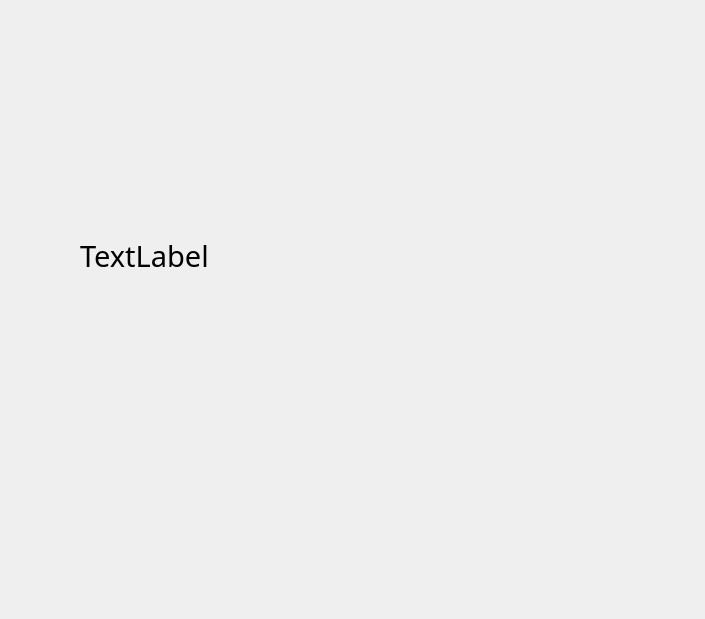
<?xml version="1.0" encoding="UTF-8"?>
<ui version="4.0">
 <class>Dialog</class>
 <widget class="QDialog" name="Dialog">
  <property name="geometry">
   <rect>
    <x>0</x>
    <y>0</y>
    <width>705</width>
    <height>619</height>
   </rect>
  </property>
  <property name="windowTitle">
   <string>Dialog</string>
  </property>
  <widget class="QLabel" name="label">
   <property name="geometry">
    <rect>
     <x>80</x>
     <y>110</y>
     <width>531</width>
     <height>291</height>
    </rect>
   </property>
   <property name="font">
    <font>
     <family>맑은 고딕</family>
     <pointsize>22</pointsize>
    </font>
   </property>
   <property name="text">
    <string>TextLabel</string>
   </property>
  </widget>
 </widget>
 <resources/>
 <connections/>
</ui>
